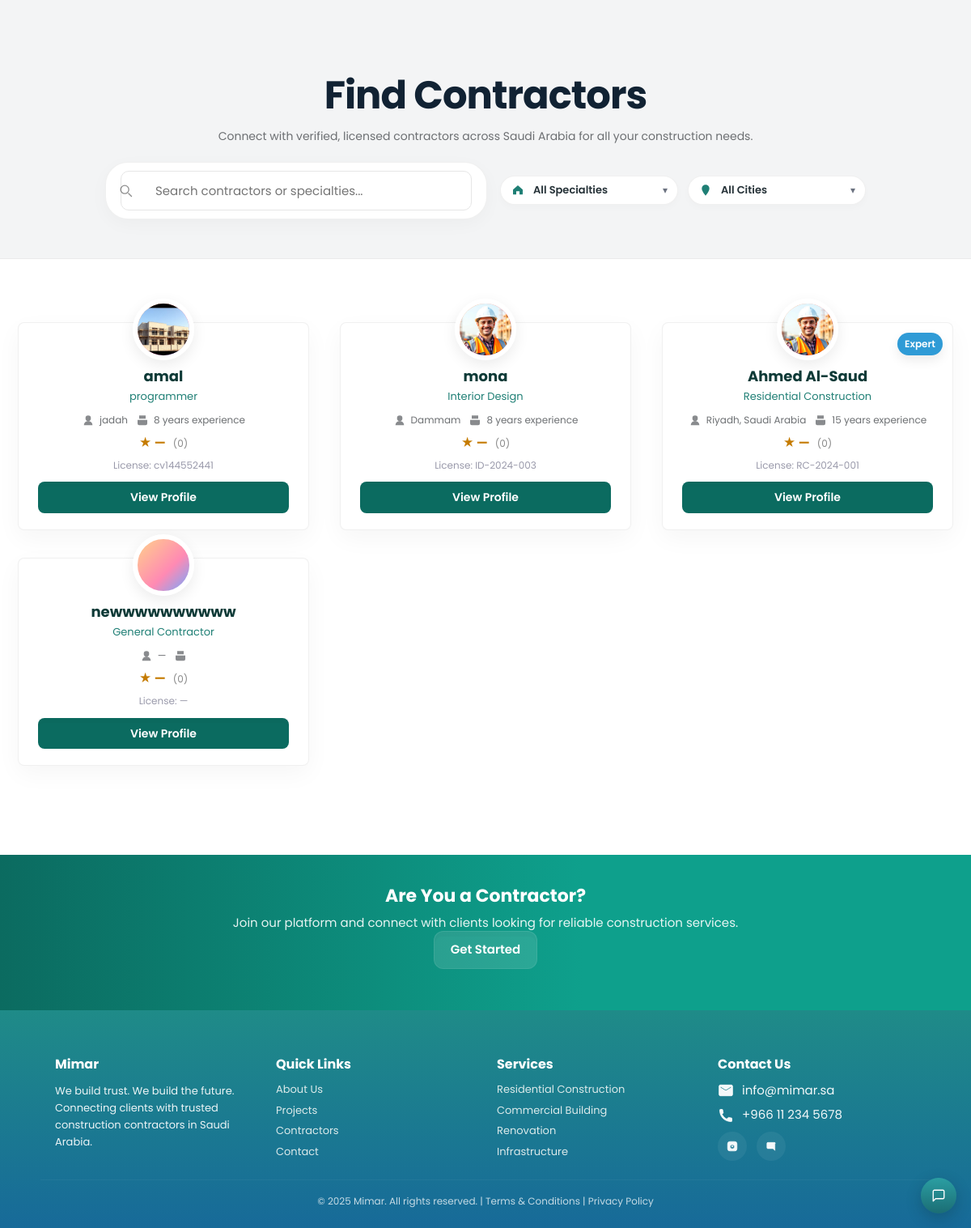
Screenshot of /new_backend/contractors_frontend/contractors.php with the database file from the repository.
### tables this page shows
CREATE TABLE `contractorprofile` (
  `contractor_id` int(11) NOT NULL,
  `specialization` varchar(200) DEFAULT NULL,
  `license_number` varchar(200) DEFAULT NULL,
  `location` varchar(300) DEFAULT NULL,
  `about` longtext DEFAULT NULL,
  `experience_years` tinyint(3) UNSIGNED DEFAULT NULL,
  `profile_image` varchar(600) DEFAULT NULL,
  `created_at` datetime(3) NOT NULL DEFAULT current_timestamp(3)
);

CREATE TABLE `user` (
  `user_id` int(11) NOT NULL,
  `name` varchar(200) NOT NULL,
  `email` varchar(320) NOT NULL,
  `password` varchar(512) NOT NULL,
  `phone` varchar(50) DEFAULT NULL,
  `role` enum('client','contractor','admin') NOT NULL,
  `created_at` datetime(3) NOT NULL DEFAULT current_timestamp(3),
  `status` varchar(50) DEFAULT NULL
);

### new_backend/contractors_frontend/contractors.php (the view, shortened to what this page needs)
<?php
function resolveImageWebPath(string $stored): string {
    $stored = trim((string)$stored);
    $storedNorm = str_replace('\\', '/', $stored);
    $candidateWeb = $storedNorm[0] === '/' ? $storedNorm : '/' . ltrim($storedNorm, '/');
    $docRoot = rtrim((string)($_SERVER['DOCUMENT_ROOT'] ?? ''), '/\\');
    if (strlen($candidateWeb) > 8 && stripos($candidateWeb, '/uploads/') === 0 && $docRoot !== '') {
        $maybeServer = $docRoot . '/new_backend' . $candidateWeb;
        if (is_file($maybeServer) && filesize($maybeServer) > 0) {
            return str_replace('\\', '/', '/new_backend' . $candidateWeb);
        }
    }
    return str_replace('\\', '/', $candidateWeb);
}
$pdo = getPDO();
$sql = "
  SELECT u.user_id, u.name, u.phone, u.email,
         p.specialization, p.license_number, p.location, p.experience_years, p.profile_image, p.created_at,
         COALESCE(ROUND(avg_r.avg_stars,1), '') AS avg_rating,
         COALESCE(rc.review_count, 0) AS review_count
  FROM `User` u
  LEFT JOIN ContractorProfile p ON p.contractor_id = u.user_id
  LEFT JOIN (
    SELECT contractor_id, AVG(stars) AS avg_stars
    FROM Rating GROUP BY contractor_id
  ) AS avg_r ON avg_r.contractor_id = u.user_id
  LEFT JOIN (
    SELECT contractor_id, COUNT(*) AS review_count
    FROM Rating GROUP BY contractor_id
  ) AS rc ON rc.contractor_id = u.user_id
  WHERE u.role = 'contractor'
  ORDER BY p.created_at DESC, u.name ASC
  LIMIT 500
";
$stmt = $pdo->prepare($sql);
$stmt->execute();
$contractors = $stmt->fetchAll(PDO::FETCH_ASSOC);
function e($s) { return htmlspecialchars((string)$s, ENT_QUOTES|ENT_SUBSTITUTE, 'UTF-8'); }
?>
<!doctype html>
<html lang="en">
<head>
  <link rel="stylesheet" href="styles.css">
</head>
<body>
  <header class="hero">
    <div class="container narrow">
      <h1 class="title">Find Contractors</h1>
      <p class="subtitle">Connect with verified, licensed contractors across Saudi Arabia for all your construction needs.</p>
      <div class="search-row">
        <div class="search-box" role="search" aria-label="Search contractors">
          <input id="searchInput" type="text" placeholder="Search contractors or specialties..." aria-label="Search contractors">
        </div>
        <div class="filters">
          <details id="specialtiesSelect" class="select" role="listbox" aria-label="Specialties">
            <summary class="select-btn" aria-haspopup="listbox" aria-expanded="false">
              <svg class="sel-icon" viewBox="0 0 24 24" width="16" height="16" aria-hidden>
                <path d="M3 11l9-8 9 8v8a1 1 0 0 1-1 1h-5v-6H9v6H4a1 1 0 0 1-1-1v-8z" fill="currentColor"/>
              </svg>
              <span id="specialtiesLabel" class="sel-label">All Specialties</span>
              <span class="caret">▾</span>
            </summary>
          </details>
          <details id="citiesSelect" class="select" role="listbox" aria-label="Cities">
            <summary class="select-btn" aria-haspopup="listbox" aria-expanded="false">
              <svg class="sel-icon" viewBox="0 0 24 24" width="16" height="16" aria-hidden>
                <path d="M12 2C8.13 2 5 5.13 5 9c0 5.25 7 13 7 13s7-7.75 7-13c0-3.87-3.13-7-7-7z" fill="currentColor"/>
              </svg>
              <span id="citiesLabel" class="sel-label">All Cities</span>
              <span class="caret">▾</span>
            </summary>
          </details>
        </div>
      </div>
    </div>
  </header>
  <main class="container">
    <section id="cardsGrid" class="cards-grid">
<?php
foreach ($contractors as $c):
    $uid = (int)$c['user_id'];
    $name = $c['name'] ?? 'Unknown';
    $spec = $c['specialization'] ?? 'General Contractor';
    $city = $c['location'] ?? '—';
    $years = ($c['experience_years'] !== null && $c['experience_years'] !== '') ? ((int)$c['experience_years']) : null;
    $yearsText = $years ? "{$years} years experience" : '';
    $license = $c['license_number'] ?? '—';
    $rating = $c['avg_rating'] !== '' ? e($c['avg_rating']) : '—';
    $reviews = (int)$c['review_count'];
    $imgWeb = !empty($c['profile_image']) ? resolveImageWebPath($c['profile_image']) : '/m.jpg';
    $badge = '';
    if (is_numeric($c['avg_rating']) && $c['avg_rating'] >= 4.85) $badge = '<span class="badge top-rated">Top Rated</span>';
    elseif (!empty($c['experience_years']) && $c['experience_years'] >= 12) $badge = '<span class="badge expert">Expert</span>';
?>
      <article class="card" data-specialty="<?= e($spec ?: '') ?>" data-city="<?= e($city ?: '') ?>">
        <?= $badge ?>
        <div class="avatar">
          <img src="<?= e($imgWeb) ?>" alt="<?= e($name) ?>" onerror="this.style.display='none'">
        </div>
        <h3 class="name"><?= e($name) ?></h3>
        <div class="specialty"><?= e($spec) ?></div>
        <div class="meta-row">
          <div class="meta"><svg class="meta-icon" viewBox="0 0 24 24"><path d="M12 2a5 5 0 1 0 0 10 5 5 0 0 0 0-10zM4 20a8 8 0 0 1 16 0H4z"/></svg> <?= e($city) ?></div>
          <div class="meta"><svg class="meta-icon" viewBox="0 0 24 24"><path d="M6 2v6h12V2zM3 10h18v7a3 3 0 0 1-3 3H6a3 3 0 0 1-3-3v-7z"/></svg> <?= e($yearsText) ?></div>
        </div>
        <div class="rating">★ <?= $rating ?> <span class="small">(<?= $reviews ?>)</span></div>
        <div class="license">License: <?= e($license) ?></div>
        <a class="btn profile-btn" href="profile.php?id=<?= $uid ?>">View Profile</a>
      </article>
<?php endforeach; ?>
    </section>
  </main>
  <section class="cta-band">
    <div class="container narrow cta-inner">
      <div>
        <h2>Are You a Contractor?</h2>
        <p>Join our platform and connect with clients looking for reliable construction services.</p>
      </div>
      <div>
        <a class="btn ghost big" href="#">Get Started</a>
      </div>
    </div>
  </section>
  <footer class="site-footer seam-fix">
    <div class="container footer-grid">
      <div class="col">
        <h4>Mimar</h4>
        <p class="muted">We build trust. We build the future. Connecting clients with trusted construction contractors in Saudi Arabia.</p>
      </div>
      <div class="col">
        <h4>Quick Links</h4>
        <ul class="links">
          <li><a href="#">About Us</a></li>
          <li><a href="#">Projects</a></li>
          <li><a href="#">Contractors</a></li>
          <li><a href="#">Contact</a></li>
        </ul>
      </div>
      <div class="col">
        <h4>Services</h4>
        <ul class="links">
          <li>Residential Construction</li>
          <li>Commercial Building</li>
          <li>Renovation</li>
            <li>Infrastructure</li>
        </ul>
      </div>
      <div class="col contact-col" aria-label="Contact information">
        <h4>Contact Us</h4>
        <div class="contact-item">
          <svg viewBox="0 0 24 24" aria-hidden="true" focusable="false">
            <path d="M20 4H4a2 2 0 0 0-2 2v12a2 2 0 0 0 2 2h16a2 2 0 0 0 2-2V6a2 2 0 0 0-2-2zm0 4-8 5-8-5V6l8 5 8-5v2z"/>
          </svg>
          <a href="mailto:info@mimar.sa">info@mimar.sa</a>
        </div>
        <div class="contact-item">
          <svg viewBox="0 0 24 24" aria-hidden="true" focusable="false">
            <path d="M6.62 10.79a15.053 15.053 0 0 0 6.59 6.59l2.2-2.2a1 1 0 0 1 1.01-.24c1.12.37 2.33.57 3.57.57a1 1 0 0 1 1 1V20a1 1 0 0 1-1 1C10.07 21 3 13.93 3 4a1 1 0 0 1 1-1h2.5a1 1 0 0 1 1 1c0 1.24.2 2.45.57 3.57a1 1 0 0 1-.24 1.01l-2.21 2.21z"/>
          </svg>
          <a href="tel:+966112345678">+966 11 234 5678</a>
        </div>
        <div class="social-row" aria-hidden="false">
          <a href="#" aria-label="Instagram">
          </a>
          <a href="#" aria-label="Messages/Chat">
            <svg viewBox="0 0 24 24" aria-hidden="true" focusable="false" fill="currentColor">
              <path d="M21 6a2 2 0 0 0-2-2H5C3.9 4 3 4.9 3 6v9a2 2 0 0 0 2 2h11l4 4V6z"/>
            </svg>
          </a>
        </div>
      </div>
    </div>
    <div class="container">
      <div class="copyright">© <?= date('Y') ?> Mimar. All rights reserved. | Terms & Conditions | Privacy Policy</div>
    </div>
    <div class="floating-wrapper" aria-live="polite">
      <a href="#" class="floating-help" id="floatingBtn" aria-label="Open chat">
        <svg viewBox="0 0 24 24" width="56" height="56" aria-hidden="true" focusable="false">
          <path d="M21 15a2 2 0 0 1-2 2H7l-4 4V5a2 2 0 0 1 2-2h14a2 2 0 0 1 2 2z"
                fill="none" stroke="currentColor" stroke-width="1.8" stroke-linecap="round" stroke-linejoin="round"/>
        </svg>
      </a>
    </div>
  </footer>
</body>
</html>

### new_backend/contractors_frontend/contractors.php (style rules this page uses)
.search-box .search-icon { position:absolute; left:14px; top:50%; transform:translateY(-50%); width:20px; height:20px; pointer-events:none; color:rgba(0,0,0,0.45); display:flex; align-items:center; justify-content:center; }
.search-box input { padding-left:46px; }
.search-box { position:relative;display:flex;align-items:center;max-width:720px;margin:0 auto; }
.search-box input { padding:12px 14px 12px 42px;border-radius:10px;border:1px solid #e6e6e6;width:100%;font-family:inherit;box-shadow:none; }
.site-footer { background:linear-gradient(180deg,#1f8b88,#176a99);color:#fff;padding:56px 0 18px;margin-top:0;border-top:1px solid rgba(255,255,255,0.03); }
.footer-grid { display:grid;grid-template-columns:repeat(4,1fr);gap:28px;align-items:start;max-width:1100px;margin:0 auto;padding:0 18px; }
.site-footer h4 { font-size:16px;margin-bottom:12px;color:#fff; }
.site-footer .muted { color:rgba(255,255,255,0.92);line-height:1.6; }
.links { list-style:none;padding:0;margin:0; }
.links li { margin-bottom:8px;opacity:0.95; }
.links a { color:inherit;text-decoration:none; }
.contact-item { display:flex;align-items:center;gap:10px;margin-bottom:10px; }
.site-footer .contact-item svg, .site-footer .contact-item svg path, .site-footer .contact-item svg circle, .site-footer .contact-item svg rect, .site-footer .contact-item svg line, .site-footer .contact-item svg g { fill: currentColor !important; stroke: currentColor !important; color: rgba(255,255,255,0.95) !important; }
.site-footer .contact-item a { color:rgba(255,255,255,0.95);text-decoration:none; }
.social-row { margin-top:8px;display:flex;gap:12px; }
.social-row a { display:inline-flex;align-items:center;justify-content:center;width:36px;height:36px;border-radius:50%;background:rgba(255,255,255,0.06);color:rgba(255,255,255,0.95);text-decoration:none; }
.copyright { color:rgba(255,255,255,0.8);text-align:center;padding:14px 18px;border-top:1px solid rgba(255,255,255,0.04);max-width:1100px;margin:18px auto 0; }
.floating-help { position:fixed;right:18px;bottom:18px;width:44px;height:44px;border-radius:50%;background:linear-gradient(180deg,#2b9ea2,#1b6d74);display:flex;align-items:center;justify-content:center;box-shadow:0 6px 18px rgba(13,40,44,0.25);z-index:120; }
.floating-help svg { width:18px;height:18px;fill:#fff; }
.select { position: relative; display:inline-block; }
.select summary { list-style:none; cursor:pointer; padding:10px 12px; border-radius:8px; background:#fff; display:inline-flex; align-items:center; gap:8px; border:1px solid #eee; }
.select summary .caret { margin-left:8px; color:#6b7280; }
.cta-band { margin: 0 !important; border-radius: 0 !important; box-shadow: none !important; padding-bottom: 52px !important; transform: translateZ(0); }
.site-footer { margin-top: 0 !important; border-top: none !important; position: relative; z-index: 1; box-shadow: none !important; }
.site-footer.seam-fix { margin-top: -1px !important; }

### rows the page displays
contractorprofile: profile_image (picture), contractor_id.name "amal", specialization "programmer", location "jadah", experience_years "8 years experience", rating "—", reviews "0", license_number "cv144552441"
contractorprofile: profile_image (picture), contractor_id.name "mona", specialization "Interior Design", location "Dammam", experience_years "8 years experience", rating "—", reviews "0", license_number "ID-2024-003"
contractorprofile: shows "Expert", profile_image (picture), contractor_id.name "Ahmed Al-Saud", specialization "Residential Construction", location "Riyadh, Saudi Arabia", experience_years "15 years experience", rating "—", reviews "0", license_number "RC-2024-001"
user: name "newwwwwwwwww", spec "General Contractor", city "—", rating "—", reviews "0", license "—"
